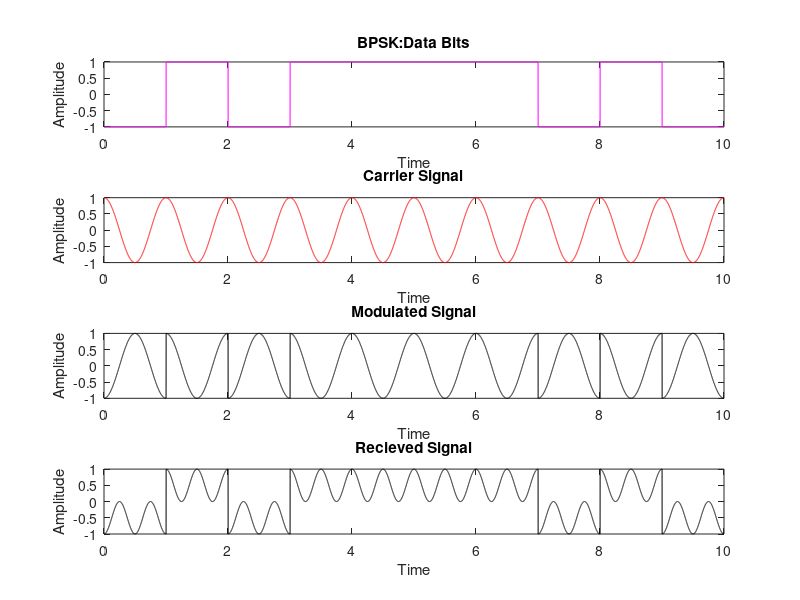

Here is the MATLAB script that generated this plot: (Note: this script raises an error after producing the figure.)
function BPSK
%Input bits generation
N=10;%Input size
n=randi([0 1],1,N);
disp('Transmitted Data bits:')
disp(n)
for i=1:N
    if n(i)==0
        s(i)=-1;
    else
        s(i)=1;
    end
end
S=1000;%samples per bit
m=1;
t=0:1/S:N;
for j=1:length(t)
    if t(j)<=m
        signal(j)=s(m);
    else
        signal(j)=s(m);
        m=m+1;
    end
end
figure;
subplot(4,1,1)
plot(t,signal,'m');
xlabel('Time')
ylabel('Amplitude')
title('BPSK:Data Bits')
%Carrier Signal generation
c = cos(2*pi*t);
subplot(4,1,2)
plot(t,c,'r');
xlabel('Time')
ylabel('Amplitude')
title('Carrier Signal')
%BPSK signal generation
x = signal.*c;
subplot(4,1,3)
plot(t,x,'k');
xlabel('Time')
ylabel('Amplitude')
title('Modulated Signal')
%no noise
y= x;
y1 = y.*c;
subplot(4,1,4)
plot(t,y1,'k');
xlabel('Time')
ylabel('Amplitude')
title('Recieved Signal')
int_op=[];
for i=1:S:length(y1)-S
    int_o= (1/S)*trapz(y1(i+1:i+S));
    int_op = [int_op int_o];
end
th =0;
recieved_data = (round(int_op,1)>=th);
disp('Recieved bits:')
disp(recieved_data)
%BER
ber = sum(n~=recieved_data)/N;
disp('Bit Error Rate:')
disp(ber)
end